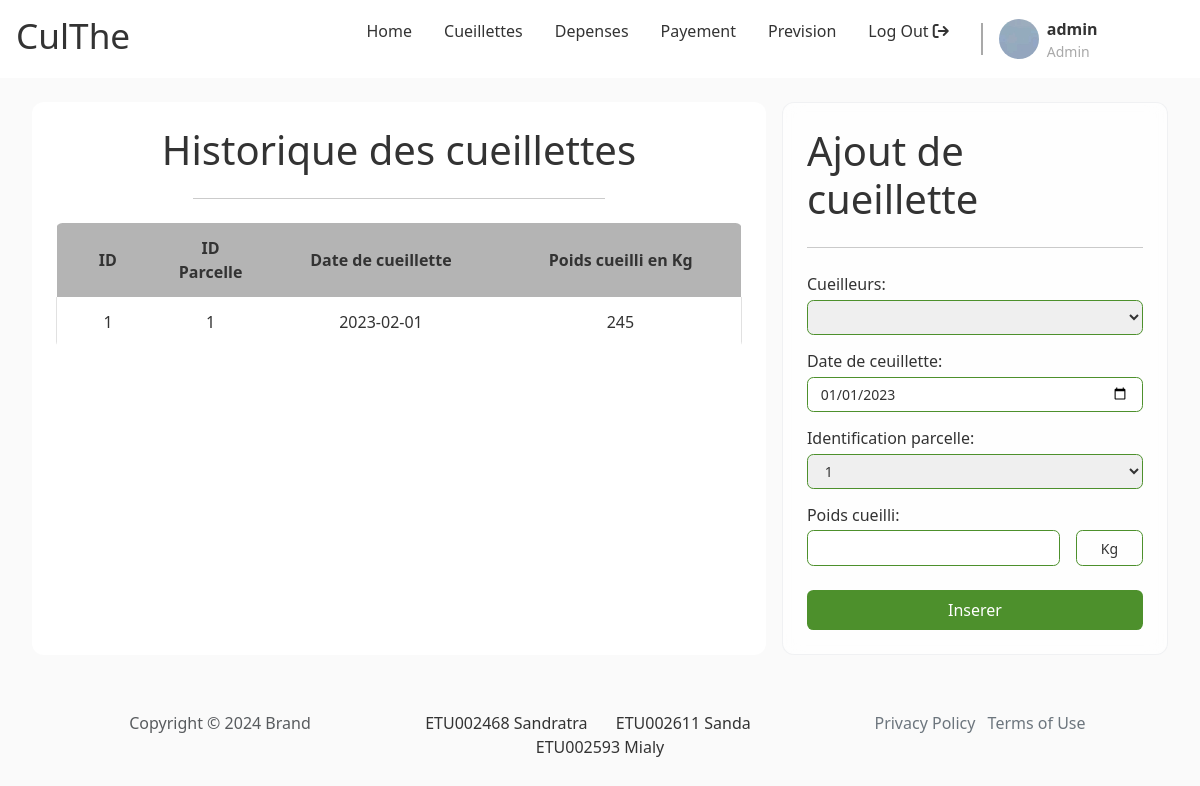
The page /pages/client/main.php?page=cueillettes (signed in) on the database its author committed.
### tables this page shows
CREATE TABLE culthe_cueillette(
    id INT PRIMARY KEY AUTO_INCREMENT,
    id_cueilleur INT NOT NULL, 
    id_parcelle INT NOT NULL, 
    date_cueillette DATE NOT NULL, 
    poids_cueilli DECIMAL NOT NULL, 
    FOREIGN KEY(id_cueilleur) REFERENCES culthe_cueilleur(id),
    FOREIGN KEY(id_parcelle) REFERENCES culthe_parcelle(id)
);

### inc/connexion.php (called while the page is built)
<?php
    function dbconnect(){
        static $connect = null;
        if ($connect===null) {
            $connect = mysqli_connect('172.20.0.167','ETU002468','IGUAHu7qSHWS','db_p16_ETU002468');
        }
        return $connect;
    }

### inc/user/function_user.php (called while the page is built, shortened)
<?php
    function get_all_cueillette(){
        $request = "SELECT * FROM culthe_cueillette";
        $temp = mysqli_query(dbconnect(),$request);
        $result = array();
        while($donne = mysqli_fetch_array($temp)){
            $result[] = $donne;
        }
        return $result;
    }
?>

### inc/admin/function_parcelle.php (called while the page is built, shortened)
<?php
    function get_all_info_parcelle(){
        $request = "SELECT * FROM v_culthe_info_parcelle";
        $temp = mysqli_query(dbconnect(),$request);
        $result = array();
        while($donne = mysqli_fetch_array($temp)){
            $result[] = $donne;
        }
        return $result;
    }
?>

### pages/client/cueillettes.php (the view, shortened to what this page needs)
<?php
    $cueillettes = get_all_cueillette();
    $parcelles = get_all_info_parcelle();
?>
<div class="body double-col">
        <section class="left">
            <h1 class="section__title">Historique des cueillettes</h1>
            <hr class="section__sep">
            <div class="section__content">
                <table>
                    <tr>
                        <th class="id number">ID</th>
                        <th class="id number">ID Parcelle</th>
                        <th class="date">Date de cueillette</th>
                        <th class="number">Poids cueilli en Kg</th>
                    </tr>
                    <?php foreach( $cueillettes as &$value ) { ?>
                    <tr>
                        <td class="id number"><?php echo $value['id']; ?></td>
                        <td class="id number"><?php echo$value['id_parcelle']; ?></td>
                        <td class="name"><?php echo $value['date_cueillette'] ?></td>
                        <td class="name"><?php echo $value['poids_cueilli']; ?></td>
                    </tr>
                    <?php } ?>
                </table>
            </div>
        </section>
        <section class="right">
            <form id="form" class="form">
                <h1 class="form__title">Ajout de cueillette</h1>
                <hr class="form__sep">
                <div class="form__content">
                     <div class="form__input vertical">
                        <label for="field" class="form__label">Cueilleurs:</label>
                        <select name="cueilleur" id="cueilleur" class="form__input-field">
                        </select>
                    </div>
                    <div class="form__input vertical">
                        <label for="date_harvest" class="form__label">Date de ceuillette:</label>
                        <input type="date" name="date_cueillete" id="date_cueillette" class="form__input-field" value="2023-01-01"/>
                    </div>
                    <div class="form__input vertical">
                        <label for="field" class="form__label">Identification parcelle:</label>
                        <select name="parcelle" id="parcelle" class="form__input-field">
                            <?php foreach( $parcelles as &$value ) { ?>
                                <option value="<?php echo $value['id_parcelle']; ?>"><?php echo $value['numero_parcelle']; ?></option>
                            <?php } ?>
                        </select>
                    </div>
                    <div class="form__input vertical">
                        <label for="weight_harvest" class="form__label">Poids cueilli:</label>
                        <div>
                            <input type="number" name="poids" id="poids" class="form__input-field" />
                            <span class="form__input-field unit">Kg</span>
                        </div>
                    </div>
                </div>
                <input type="submit" value="Inserer" class="form__submit btn" id="form__submit btn" />
            </form>
        </section>
    </div>

### assets/css/index.css (style rules this page uses)
:root { --primary: white; --secondary: lightgray; --accent: #4d902c; --text--main: #333333; --text--muted: darkgray; --text--100: .875rem; --text--300: 1rem; --text--500: 2.2rem; --border--soft: .4rem; --bg: rgb(250,250, 250); font-size: 1em; box-sizing: border-box; }
*, *::before, *::after { box-sizing: inherit; margin: 0; padding: 0; color: var(--text--main); text-decoration: none; }
html { color: var(--text--main); font-family: system-ui, -apple-system, BlinkMacSystemFont, 'Segoe UI', Roboto, Oxygen, Ubuntu, Cantarell, 'Open Sans', 'Helvetica Neue', sans-serif; }
body { min-height: 100vh; }
body>*+* { margin-top: 1.5rem; }
.btn { padding: .5rem 1rem; border: none; border-radius: var(--border--soft); background-color: var(--accent); }

### assets/css/form.css (style rules this page uses)
.form { padding: 1.5rem; border-radius: var(--border--soft); backdrop-filter: blur(10px) saturate(180%); -webkit-backdrop-filter: blur(10px) saturate(180%); background-color: rgba(255, 255, 255, 0.7); border-radius: 12px; border: 1px solid rgba(209, 213, 219, 0.3); }
.form>*+* { margin-top: 1.5rem; }
.form__title { margin: 0; }
.form__content>*+* { margin-top: .875rem; }
.form__input.vertical { display: flex; flex-direction: column; gap: .2rem; width: 100%; }
.form__input > div { display: flex; align-items: center; gap: 1rem; width: 100%; }
.form__input > div > * { flex-grow: 1; }
.form__input > div > .unit { flex-grow: 0; flex-basis: 20%; text-align: center; }
.form__input-field { padding: .4rem .8rem; border: 1px solid var(--accent); border-radius: var(--border--soft); font-size: var(--text--100); }
.form__submit { display: block; width: 100%; color: white; }

### assets/css/home.css (style rules this page uses)
body { background-color: var(--bg); }

### assets/css/layout.css (style rules this page uses)
.body { margin-left: 2rem; margin-right: 2rem; }
.double-col { display: flex; gap: 1rem; }
.double-col>*>*+* { margin-top: 1.5rem; }
.double-col .left { flex-basis: 65%; }
.double-col .right { flex-grow: 1; }
.left { padding: 1.5rem; border-radius: 12px; background-color: white; }
.left .section__title { text-align: center; }
.left .section__sep { width: 60%; margin-left: auto; margin-right: auto; }
.left table { overflow: hidden; border-spacing: 0; width: 100%; margin: auto auto; border-radius: var(--border--soft); border-bottom: 1px solid rgb(225, 225, 225); }
.left th, .left td { padding: .8rem 1rem; text-align: center; }
.left th { background-color: rgb(180, 180, 180); }
.left td:first-child { border-left: 1px solid rgb(225, 225, 225); }
.left td:last-child { border-right: 1px solid rgb(225, 225, 225); }
.left tr:last-child td, .left tr:not(:first-child) td { border-bottom: 1px solid rgb(225, 225, 225); }
.left .id { width: 15%; text-align: center; }
.left .name, .left .date { text-align: center; }

### rows shown on the page
culthe_cueillette: id "1", id_parcelle "1", date_cueillette "2023-02-01", poids_cueilli "245"

### other values the page prints
$_SESSION['user']['username'] "admin"
form field parcelle "1"
